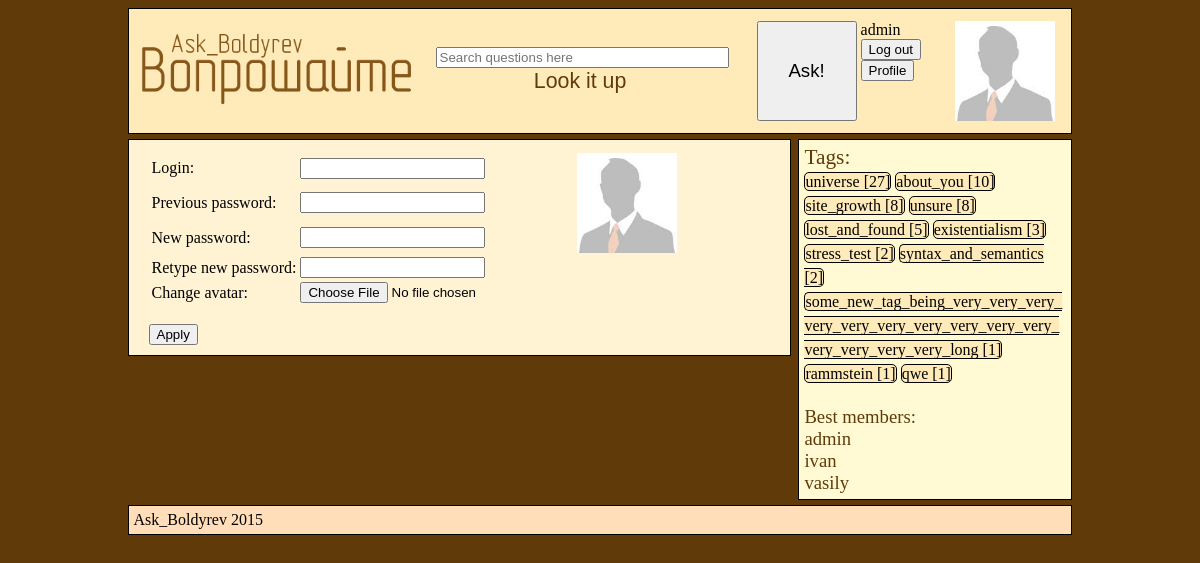
/questions/profile/ (signed in), run on the app's committed database.
### questions/models.py (models this page shows, shortened)
class Person(models.Model):
	user = models.OneToOneField(User)
	avatar = models.CharField(max_length=200)
	rating = models.DecimalField(max_digits=3, decimal_places=0, default=0)

class Tag(models.Model):
	questions = models.ManyToManyField(Question)
	tag_text = models.CharField(max_length=200)
	absolute_popularity = models.DecimalField(max_digits=3, decimal_places=0, default=0)
	def __unicode__(self):
		return self.tag_text + " [" + str(self.absolute_popularity) + "]"

### questions/views.py (the view)
def profile(request):
	vardict = check_login(request)
	vardict.update( right_block() )
	return render(request, 'questions/profile.html', vardict)

### questions/views.py (called while the page is built, shortened)
def right_block():
	return {
		'popular_tags': Tag.objects.order_by('-absolute_popularity')[:50],
		'best_members': [p.user.username for p in Person.objects.order_by('-rating')[:5] ],
	}

def check_login(request):
	login_msg = ""
	return {
		'login_msg': login_msg,
	}

### questions/templates/questions/profile.html (shortened to what this page needs)
{% extends "base.html" %}
{% block main_block %}
<form action="{% url 'profile' %}" method="post">
<table>
<tr>
<td>
Login:
</td>
<td>
<input type="text" name="edit_login"/>
</td>
<td rowspan="3">
<img class="self_avatar" style="margin-left:20px" id="qwe" src="{{ request.user.person.avatar }}" />
</td>
</tr>
<tr>
<td>
Previous password:
</td>
<td>
<input type="password" name="prev_password"/>
</td>
</tr>
<tr>
<td>
New password:
</td>
<td>
<input type="password" name="new_password"/>
</td>
</tr>
<tr>
<td>
Retype new password:
</td>
<td>
<input type="password" name="re_new_password"/>
</td>
</tr>
<tr>
<td>
Change avatar:
</td>
<td>
<input type="file" accept="image/jpeg,image/png"/>
</td>
</tr>
</table>
<br/>
<button type="submit">Apply</button>
</form>
{% endblock main_block %}

### templates/base.html (shortened to what this page needs)
<!DOCTYPE HTML>
<html>
<head>
<link rel="stylesheet" type="text/css" href="/static/ask_boldyrev_main.css">
</head>
<body onLoad="body_loaded()">
<div style="width:100%" align="center">
<div id="comprehensive_div" align="left">
<div id="header_div">
{% block header_block %}
<table style="width:100%">
<tr style="height:120px">
<td class="header_logo">
<a href="{% url 'question_list' %}">
<img class="header_logo" alt="LOGO" src="/static/questions/pic/logo.png">
</a>
</td>
<td class="header_search">
<form action="{% url 'question_list' %}" method="GET">
<input type="text" name="q" class="header_search" placeholder="Search questions here" required/>
<br />
<button class="header_search" type="submit">Look it up</button>
</form>
</td>
<td class="header_user">
{% block user_block %}
{% if request.user.is_authenticated %}
<table width="100%">
<tr>
<td width="100px">
<form action="{% url 'new_question' %}" method="POST">
<button style="width: 100%; height: 100px; font-size: 14pt;" type="submit" name="new_question_button">Ask!</button>
</form>
</td>
<td>
<form action="{{ request.path }}" method="POST">
<img class="self_avatar" src="{{ request.user.person.avatar }}" />
<span class="self_nick">{{ request.user.username }}</span>
<br />
<button class="log_out" name="log_out" type="submit">Log out</button>
<br/>
</form>
<form action="{% url "profile" %}" method="POST">
<button name="profile" type="submit">Profile</button>
</form>
</td>
</tr>
</table>
{% endif %}
{% endblock user_block %}
</td>
</tr>
</table>
{% endblock %}
</div>
<div id="main_div">
<div style="padding:10px 20px">
{% block main_block %}{% endblock %}
</div>
</div>
<div id="right_div">
<div class="tags">
{% if not popular_tags %}
<span class="popular_tags">No tags!</span><br />
{% else %}
<span class="popular_tags">Tags:</span><br />
{% for tag in popular_tags %}
	<a href="{% url 'tag' tag.tag_text %}" class="tags">{{ tag }}</a>
{% endfor %}
{% endif %}
</div>
<div class="best_members">
{% if not best_members %}
<span class="best_members">No best members!</span><br />
{% else %}
<span class="best_members">Best members:</span><br />
{% for member in best_members %}
	<div style="">{{member}}</div>
{% endfor %}
{% endif %}
</div>
</div>
<div id="footer_div">
<div style="margin:5px">
{% block footer_block %}
Ask_Boldyrev  2015
{% endblock %}
</div>
</div>
</div>
</div>
</body>
</html>

### static/ask_boldyrev_main.css (style rules this page uses)
body { background-color:#603A09; }
#comprehensive_div { position:relative; width:25cm; }
#header_div { border:1px solid black; margin-bottom:5px; background-color:#FFEBB9; }
#main_div { width:70%; float:left; border:1px solid black; background-color:#FFF3D4; }
#right_div { margin-left:71%; padding:5px; border:1px solid black; background-color:#FFFAD4; }
#footer_div { position:relative; border:1px solid black; margin-top:5px; background-color:#FFDEB9; }
td.header_logo { width:300px; }
img.header_logo { width:100%; }
td.header_search { width:300px; }
input.header_search { width:95%; }
button.header_search { margin:0px 2px; width:95%; text-decoration: none; background-color:transparent; border: none; font-size:16pt; color:#603A09; }
td.header_user { padding-left:15px; }
img.self_avatar { float:right; margin-right:10px; max-height:100px; max-width:100px; }
div.tags { word-wrap: break-word; }
span.popular_tags { font-size:16pt; color:#603A09; }
div.best_members { margin-top: 20px; font-size:14pt; color:#603A09; }
a.tags { margin=7px; text-decoration: none; background-color:#ffebb9; border:1px solid black; border-radius: 5px; text-decoration: none; line-height: 1.5; color:black; }

### data on the page
Tag: tag_text+absolute_popularity "universe [27]"
Tag: tag_text+absolute_popularity "about_you [10]"
Tag: tag_text+absolute_popularity "site_growth [8]"
Tag: tag_text+absolute_popularity "unsure [8]"
Tag: tag_text+absolute_popularity "lost_and_found [5]"
Tag: tag_text+absolute_popularity "existentialism [3]"
Tag: tag_text+absolute_popularity "stress_test [2]"
Tag: tag_text+absolute_popularity "syntax_and_semantics [2]"
Tag: tag_text+absolute_popularity "some_new_tag_being_very_very_very_very_very_very_very_very_very_very_very_very_very_very_long [1]"
Tag: tag_text+absolute_popularity "rammstein [1]"
Tag: tag_text+absolute_popularity "qwe [1]"

### other printed values
{{ request.user.username }} "admin"
{{ member }} "admin" "ivan" "vasily"
